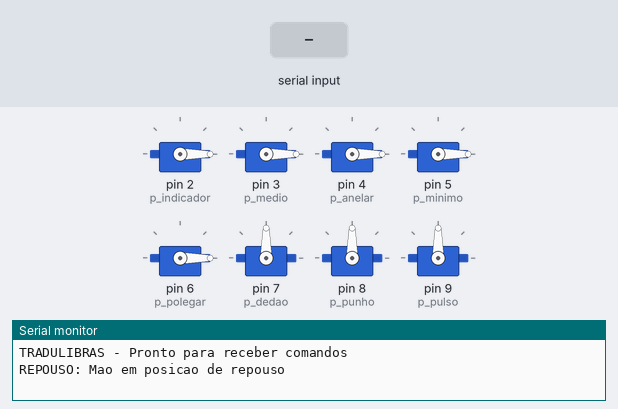
This sketch was run on a simulated Arduino Uno, built with avr-gcc and run on an emulated ATmega328P. Shown: 8 × servo, the last lines printed to the serial monitor. The test bench sets the inputs (shaded band).

Above: at 1.2 s.
1.3 s: "z\n" received over Serial
At 3.8 s:
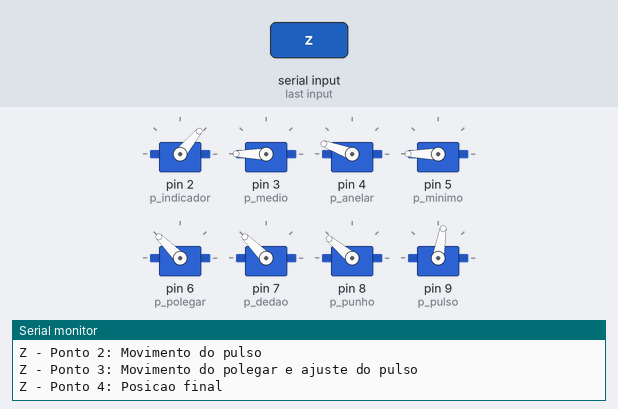
4.3 s: byte 97 ('a') received over Serial
At 6.0 s:
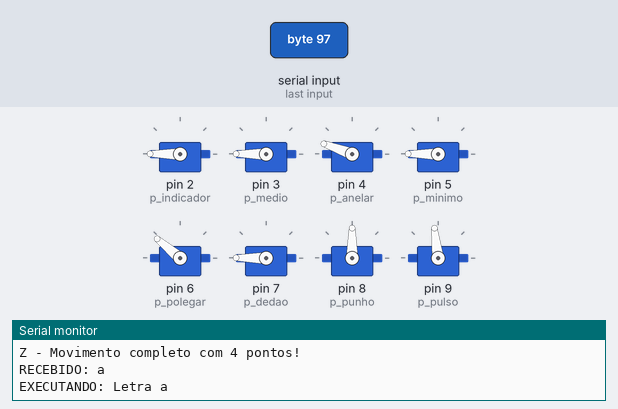
6.3 s: byte 98 ('b') received over Serial
At 7.5 s:
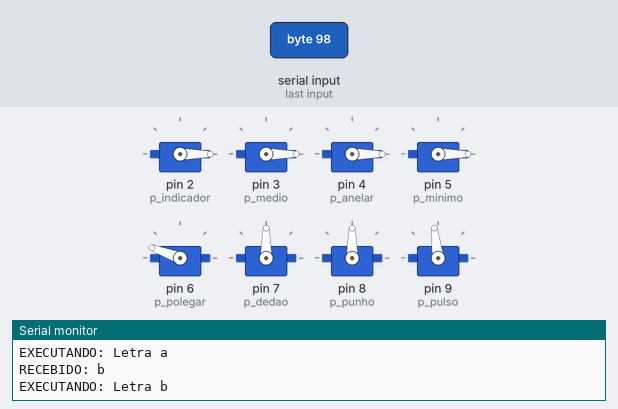
8.3 s: byte 99 ('c') received over Serial
At 10.0 s:
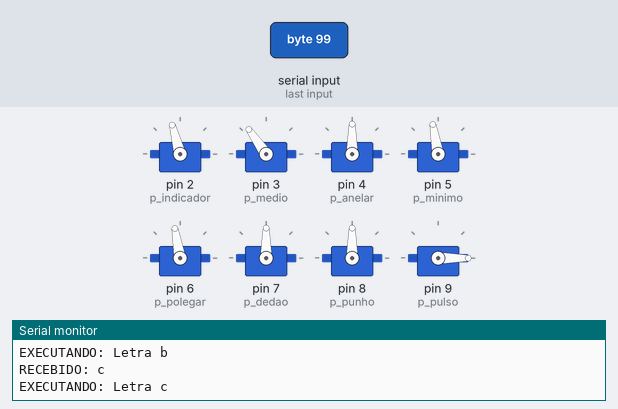
10.3 s: byte 100 ('d') received over Serial
At 11.7 s:
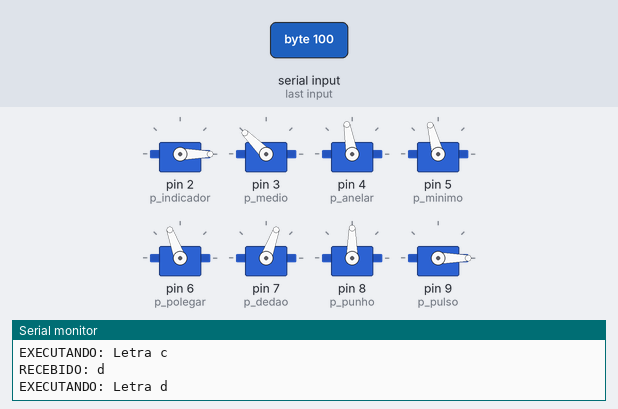
12.3 s: byte 101 ('e') received over Serial
At 13.2 s:
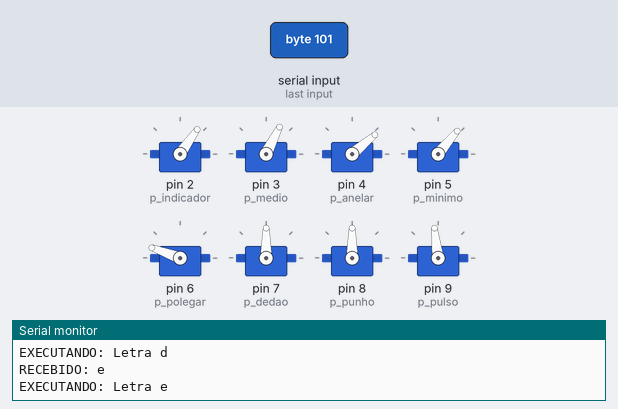
Timing chart, 0 to 15.3 s (numbered marks = the images above; inputs shaded):
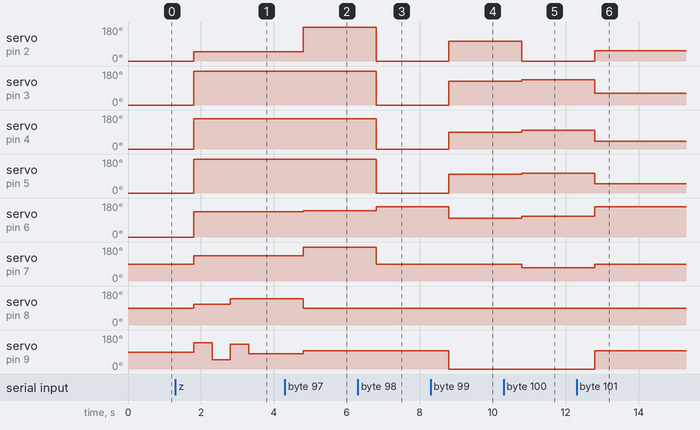

The sketch:

sketch_oct9a.ino
```cpp
// ==============================================================
// TCC LIBRAS - TRADULIBRAS
// Codigo Arduino para controle da mao robotica em Libras
// Suporte a palavras completas
// ==============================================================

#include <Servo.h>

// ==================== DECLARACAO DOS SERVOS ====================
Servo indicador;
Servo medio;
Servo anelar;
Servo minimo;
Servo polegar;
Servo dedao;
Servo punho;
Servo pulso;

// ==================== DEFINICAO DOS PINOS ====================
const int p_indicador = 2;
const int p_medio = 3;
const int p_anelar = 4;
const int p_minimo = 5;
const int p_polegar = 6;
const int p_dedao = 7;
const int p_punho = 8;
const int p_pulso = 9;

// ==================== CONFIGURACAO DE TIMING ====================
const int delayZ = 500; // Delay aumentado para movimentos sequenciais da letra Z
const int delayEntreLetras = 500; // Delay de 0.5 segundos entre cada letra

// ==================== TABELA DE COORDENADAS ====================
const int coordenadas[26][8] = {
  // A
  {180, 180, 160, 180, 140, 180, 90, 97},
  // B
  {0, 0, 0, 0, 160, 90, 90, 97},
  // C
  {105, 125, 90, 100, 100, 90, 90, 0},
  // D
  {0, 135, 100, 105, 110, 70, 90, 0},
  // E
  {55, 63, 40, 50, 160, 90, 90, 97},
  // F
  {110, 0, 0, 0, 120, 100, 90, 97},
  // G
  {0, 180, 160, 180, 140, 180, 90, 97},
  // H
  {0, 70, 160, 180, 160, 90, 90, 35},
  // I
  {180, 180, 160, 0, 140, 110, 90, 97},
  // J
  {180, 180, 160, 0, 120, 100, 130, 20},
  // K
  {0, 70, 160, 180, 160, 90, 130, 97},
  // L
  {0, 180, 160, 180, 0, 180, 90, 97},
  // M
  {0, 0, 0, 180, 135, 135, 180, 97},
  // N
  {0, 0, 160, 180, 135, 135, 180, 97},
  // O
  {115, 135, 100, 105, 110, 70, 90, 0},
  // P
  {0, 70, 160, 180, 140, 90, 160, 10},
  // Q
  {0, 180, 160, 180, 135, 135, 180, 97},
  // R
  {35, 0, 160, 180, 135, 130, 90, 97},
  // S
  {180, 180, 160, 180, 70, 80, 90, 97},
  // T
  {110, 0, 0, 0, 130, 70, 90, 97},
  // U
  {0, 0, 160, 180, 115, 180, 90, 97},
  // V
  {0, 65, 160, 180, 115, 180, 90, 97},
  // W
  {0, 0, 0, 180, 135, 135, 90, 97},
  // X
  {50, 180, 160, 180, 135, 135, 160, 97},
  // Y
  {180, 180, 160, 0, 30, 180, 90, 97},
  // Z
  {0, 180, 160, 180, 135, 135, 90, 97}
};

// ==================== COORDENADAS PARA OS 4 PONTOS DA LETRA Z ====================
const int z_ponto1[8] = {50, 180, 160, 180, 135, 135, 110, 140};   // Ponto 1: Posicao inicial
const int z_ponto2[8] = {50, 180, 160, 180, 135, 135, 110, 50};  // Ponto 2: Movimento do pulso
const int z_ponto3[8] = {50, 180, 160, 180, 135, 135, 140, 130};  // Ponto 3: Movimento do polegar e pulso
const int z_ponto4[8] = {50, 180, 160, 180, 135, 135, 140, 80};  // Ponto 4: Posicao final

// ==================== FUNCAO DE REPOUSO ====================
void posicaoRepouso() {
  indicador.write(0);
  medio.write(0);
  anelar.write(0);
  minimo.write(0);
  polegar.write(0);
  dedao.write(90);
  punho.write(90);
  pulso.write(90);
  Serial.println("REPOUSO: Mao em posicao de repouso");
}

// ==================== FUNCAO PARA APLICAR COORDENADAS ====================
void aplicarCoordenadas(const int coord[8]) {
  indicador.write(coord[0]);
  medio.write(coord[1]);
  anelar.write(coord[2]);
  minimo.write(coord[3]);
  polegar.write(coord[4]);
  dedao.write(coord[5]);
  punho.write(coord[6]);
  pulso.write(coord[7]);
}

// ==================== FUNCAO ESPECIAL PARA LETRA Z COM 4 PONTOS ====================
void executarLetraZ() {
  Serial.println("EXECUTANDO: Letra Z - Movimento complexo com 4 pontos");

  // Ponto 1: Posicao inicial
  Serial.println("Z - Ponto 1: Posicao inicial");
  aplicarCoordenadas(z_ponto1);
  delay(delayZ);

  // Ponto 2: Movimento do pulso
  Serial.println("Z - Ponto 2: Movimento do pulso");
  aplicarCoordenadas(z_ponto2);
  delay(delayZ);

  // Ponto 3: Movimento combinado
  Serial.println("Z - Ponto 3: Movimento do polegar e ajuste do pulso");
  aplicarCoordenadas(z_ponto3);
  delay(delayZ);

  // Ponto 4: Posicao final
  Serial.println("Z - Ponto 4: Posicao final");
  aplicarCoordenadas(z_ponto4);
  delay(delayZ);

  Serial.println("Z - Movimento completo com 4 pontos!");
}

// ==================== FUNCAO PARA EXECUTAR LETRA ====================
void executarLetra(char letra) {
  int indice = letra - 'a';

  if (indice >= 0 && indice < 26) {

    // Se for a letra Z, usa a funcao especial com 4 pontos
    if (letra == 'z') {
      executarLetraZ();
      return;
    }

    // Para outras letras, movimento normal
    int* coord = coordenadas[indice];
    aplicarCoordenadas(coord);

    Serial.print("EXECUTANDO: Letra ");
    Serial.println(letra);
  }
}

// ==================== CONFIGURACAO INICIAL ====================
void setup() {
  indicador.attach(p_indicador);
  medio.attach(p_medio);
  anelar.attach(p_anelar);
  minimo.attach(p_minimo);
  polegar.attach(p_polegar);
  dedao.attach(p_dedao);
  punho.attach(p_punho);
  pulso.attach(p_pulso);

  Serial.begin(115200);
  while (!Serial) {
    ; // Aguarda porta serial
  }

  Serial.println("TRADULIBRAS - Pronto para receber comandos");
  posicaoRepouso();
}

// ==================== LOOP PRINCIPAL ====================
void loop() {
  if (Serial.available() > 0) {
    char receivedChar = Serial.read();

    if (receivedChar == '\n' || receivedChar == '\r') {
      return;
    }

    // Delay antes de processar cada letra recebida
    delay(delayEntreLetras);

    Serial.print("RECEBIDO: ");
    Serial.println(receivedChar);

    switch (receivedChar) {
      case 'a': case 'b': case 'c': case 'd': case 'e': case 'f': case 'g':
      case 'h': case 'i': case 'j': case 'k': case 'l': case 'm': case 'n':
      case 'o': case 'p': case 'q': case 'r': case 's': case 't': case 'u':
      case 'v': case 'w': case 'x': case 'y': case 'z':
        executarLetra(receivedChar);
        break;

      case '0':
        posicaoRepouso();
        break;

      default:
        Serial.println("ERRO: Comando nao reconhecido");
        break;
    }

    delay(300);
  }
}
```

Measured:
- after the input at 1.3 s, servo on pin 2 (p_indicador): 0° → 50° after 0.50 s; servo on pin 3 (p_medio), servo on pin 5 (p_minimo): 0° → 180° after 0.50 s; servo on pin 4 (p_anelar): 0° → 160° after 0.50 s; servo on pin 6 (p_polegar): 0° → 135° after 0.50 s; servo on pin 7 (p_dedao): 90° → 135° after 0.50 s
- after the input at 4.3 s, servo on pin 2 (p_indicador): 50° → 180° after 0.50 s; servo on pin 6 (p_polegar): 135° → 140° after 0.50 s; servo on pin 7 (p_dedao): 135° → 180° after 0.50 s; servo on pin 8 (p_punho): 140° → 90° after 0.50 s; servo on pin 9 (p_pulso): 80° → 97° after 0.50 s
- after the input at 6.3 s, servo on pin 2 (p_indicador), servo on pin 3 (p_medio), servo on pin 5 (p_minimo): 180° → 0° after 0.50 s; servo on pin 4 (p_anelar): 160° → 0° after 0.50 s; servo on pin 6 (p_polegar): 140° → 160° after 0.50 s; servo on pin 7 (p_dedao): 180° → 90° after 0.50 s
- after the input at 8.3 s, servo on pin 2 (p_indicador): 0° → 105° after 0.50 s; servo on pin 3 (p_medio): 0° → 125° after 0.50 s; servo on pin 4 (p_anelar): 0° → 90° after 0.50 s; servo on pin 5 (p_minimo): 0° → 100° after 0.50 s; servo on pin 6 (p_polegar): 160° → 100° after 0.50 s
- after the input at 10.3 s, servo on pin 2 (p_indicador): 105° → 0° after 0.50 s; servo on pin 3 (p_medio): 125° → 135° after 0.50 s; servo on pin 4 (p_anelar): 90° → 100° after 0.50 s; servo on pin 5 (p_minimo): 100° → 105° after 0.50 s; servo on pin 6 (p_polegar): 100° → 110° after 0.50 s
- after the input at 12.3 s, servo on pin 2 (p_indicador): 0° → 55° after 0.50 s; servo on pin 3 (p_medio): 135° → 63° after 0.50 s; servo on pin 4 (p_anelar): 100° → 40° after 0.50 s; servo on pin 5 (p_minimo): 105° → 50° after 0.50 s; servo on pin 6 (p_polegar): 110° → 160° after 0.50 s
